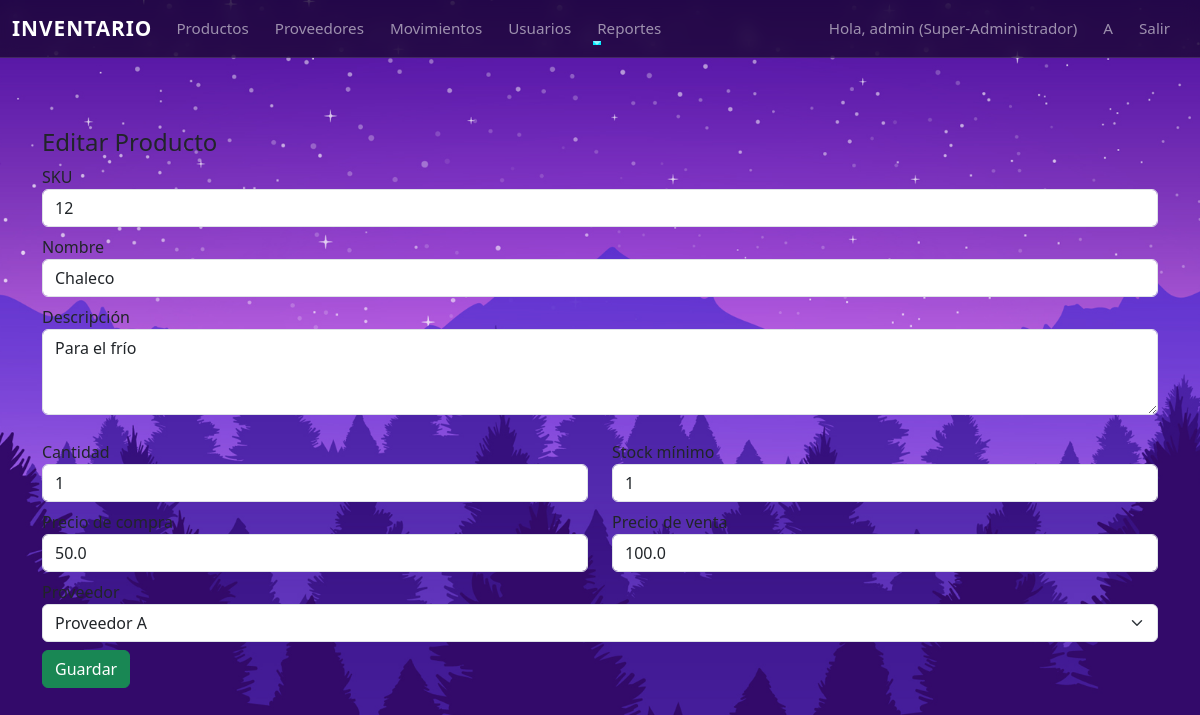
/producto/editar/3 (signed in), run on an earlier commit of the app's database.
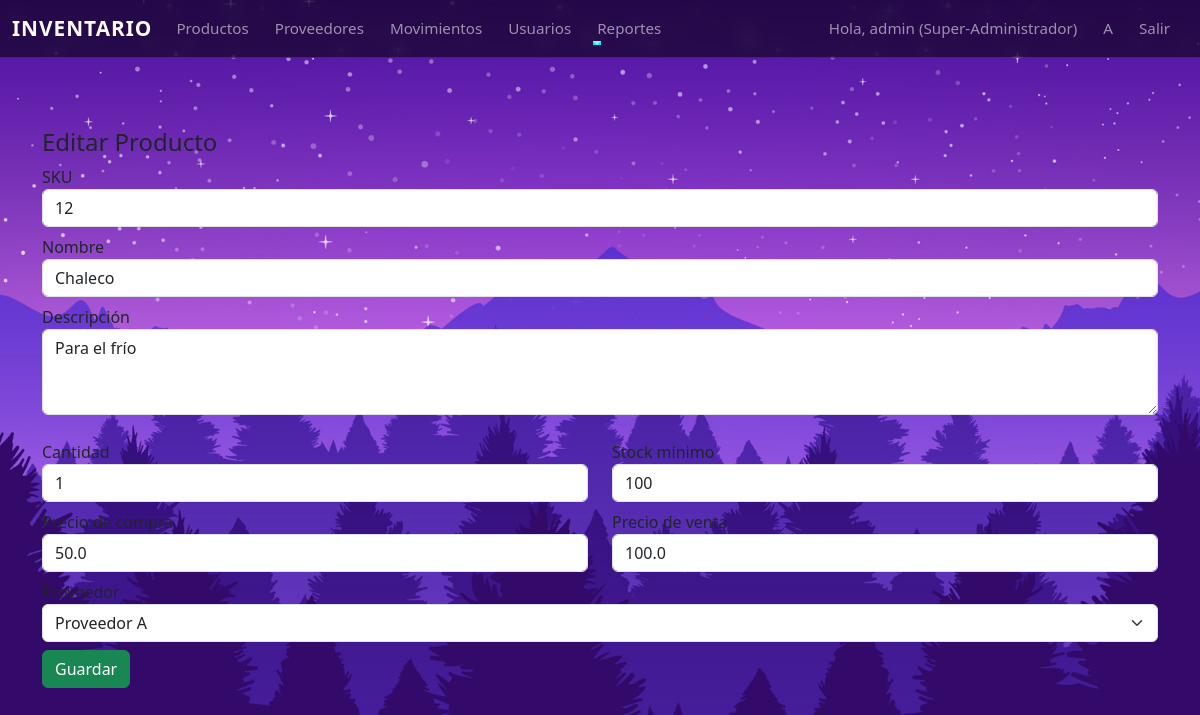
And on a later commit of the database.
### app/models.py (models this page shows)
class Product(db.Model):
    __tablename__ = 'productos'
    id = db.Column(db.Integer, primary_key=True)
    nombre = db.Column(db.String(200), nullable=False)
    descripcion = db.Column(db.Text)
    sku = db.Column(db.String(80), unique=True, nullable=False)
    cantidad = db.Column(db.Integer, default=0)
    stock_minimo = db.Column(db.Integer, default=1)
    precio_compra = db.Column(db.Float, default=0.0)
    precio_venta = db.Column(db.Float, default=0.0)
    proveedor_id = db.Column(db.Integer, db.ForeignKey('proveedores.id'))
    movimientos = db.relationship(
    'InventoryMovement',
    backref='producto',
    lazy=True,
    cascade="all, delete-orphan"
)

### app/routes.py (the view, shortened to what this page needs)
@bp.route('/producto/editar/<int:id>', methods=['GET','POST'])
@login_required
@roles_required('Super-Administrador','Almacenista')
def producto_editar(id):
    prod = Product.query.get_or_404(id)
    form = ProductForm(obj=prod)
    form.proveedor_id.choices = [(0,'-- Ninguno --')] + [(p.id,p.nombre) for p in Provider.query.all()]
    if request.method == 'GET':
        form.proveedor_id.data = prod.proveedor_id or 0
    return render_template('producto_form.html', form=form, producto=prod)

### app/forms.py
class ProductForm(FlaskForm):
    nombre = StringField('Nombre', validators=[DataRequired()])
    descripcion = TextAreaField('Descripción', validators=[Optional()])
    sku = StringField('SKU', validators=[DataRequired()])
    cantidad = IntegerField('Cantidad', validators=[DataRequired(), NumberRange(min=0)])
    stock_minimo = IntegerField('Stock mínimo', default=1)
    precio_compra = FloatField('Precio de compra', validators=[Optional()])
    precio_venta = FloatField('Precio de venta', validators=[Optional()])
    proveedor_id = SelectField('Proveedor', coerce=int, validators=[Optional()])
    submit = SubmitField('Guardar')

### app/models.py (called while the page is built)
@login_manager.user_loader
def load_user(user_id):
    return User.query.get(int(user_id))

### app/utils.py (called while the page is built)
def roles_required(*roles):
    def decorator(f):
        @wraps(f)
        def decorated_function(*args, **kwargs):
            if not current_user.is_authenticated:
                abort(403)
            if current_user.role is None:
                abort(403)
            if current_user.role.name not in roles:
                abort(403)
            return f(*args, **kwargs)
        return decorated_function
    return decorator

### app/templates/producto_form.html (shortened to what this page needs)
{% extends "base.html" %}
{% block content %}
<h4>{% if producto %}Editar{% else %}Nuevo{% endif %} Producto</h4>
<form method="post">
  <div class="mb-2">{{ form.sku.label }} {{ form.sku(class="form-control") }}</div>
  <div class="mb-2">{{ form.nombre.label }} {{ form.nombre(class="form-control") }}</div>
  <div class="mb-2">{{ form.descripcion.label }} {{ form.descripcion(class="form-control", rows=3) }}</div>
  <div class="row">
    <div class="col">{{ form.cantidad.label }} {{ form.cantidad(class="form-control") }}</div>
    <div class="col">{{ form.stock_minimo.label }} {{ form.stock_minimo(class="form-control") }}</div>
  </div>
  <div class="row mt-2">
    <div class="col">{{ form.precio_compra.label }} {{ form.precio_compra(class="form-control") }}</div>
    <div class="col">{{ form.precio_venta.label }} {{ form.precio_venta(class="form-control") }}</div>
  </div>
  <div class="mb-2 mt-2">{{ form.proveedor_id.label }} {{ form.proveedor_id(class="form-select") }}</div>
  <div>{{ form.submit(class="btn btn-success") }}</div>
</form>
{% endblock %}

What changed in the data, as far as the page shows it:
changed Product "Chaleco": stock_minimo "1" → "100"
